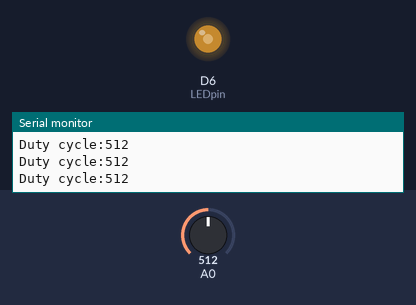
Bench run of a sketch on a simulated ESP8266 (NodeMCU). Shown: output pins drawn as LEDs (lit = HIGH), the last lines printed to the serial monitor. The test bench sets the inputs (shaded band); at power-on: A0 = 512.

Above: at 1.2 s.
1.3 s: A0 set to 716
At 2.5 s:
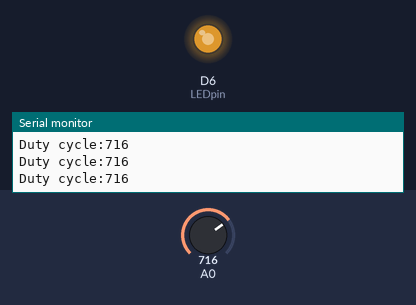
2.8 s: A0 set to 900
At 4.0 s:
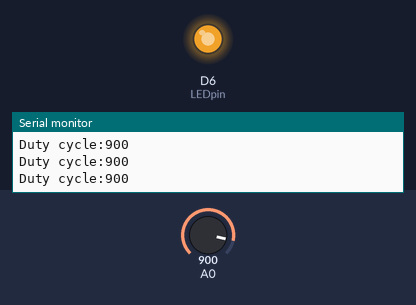
4.3 s: A0 set to 122
At 5.3 s:
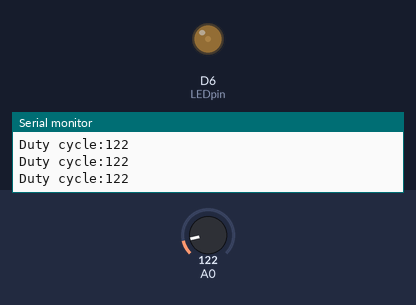
5.8 s: A0 set to 0
At 6.5 s:
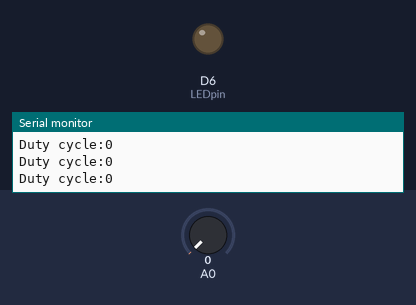
7.3 s: A0 set to 511
At 7.8 s:
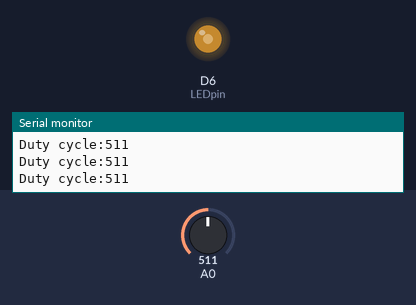
Timing chart, 0 to 9.8 s (numbered marks = the images above; inputs shaded):
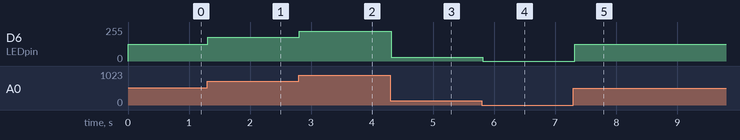

Measured:
- after the input at 1.3 s, D6 (LEDpin): 127/255 → 178/255 at once
- after the input at 2.8 s, D6 (LEDpin): 178/255 → 224/255 at once
- after the input at 4.3 s, D6 (LEDpin): 224/255 → 30/255 at once
- after the input at 5.8 s, D6 (LEDpin): 30/255 → 0/255 at once
- after the input at 7.3 s, D6 (LEDpin): 0/255 → 127/255 at once

The sketch:

sensor_ledpin.ino
```cpp
int LEDpin=D6;
void setup() {
  // put your setup code here, to run once:
  Serial.begin(9600);
  //analogWrite(LEDpin,1023);
}

void loop() {
  // put your main code here, to run repeatedly:
  int dutycycle=analogRead(A0);
  if(dutycycle>1023)
  dutycycle=1023;
  Serial.print("Duty cycle:");
  Serial.println(dutycycle);
  analogWrite(LEDpin,dutycycle);
  delay(100);
  }
```

sketch_jun26d.ino
```cpp
                                                                                                                                                                                                                                                                                          
```
